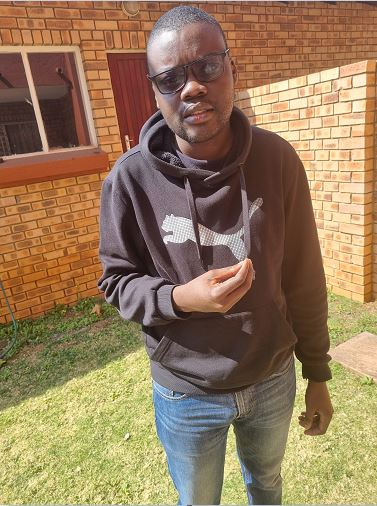
#> input picture My_Image.jpg, 377 x 506 px
$ python Canny_Edge_Detection.py
#> lines starting #> are read from the running program, lines starting #| are printed output that depends on the picture
import cv2
import numpy as np

image = cv2.imread('My_Image.jpg')
#> image is the input picture: shape (506, 377, 3); mean B, G, R 91.3, 122.2, 149

# Convert to graycsale
img_gray = cv2.cvtColor(image, cv2.COLOR_BGR2GRAY)
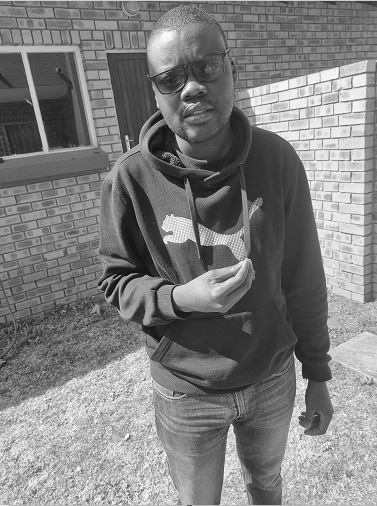
#> img_gray: shape (506, 377); min 2, max 255, mean 126.7
# Blur the image for better edge detection
img_blur = cv2.GaussianBlur(img_gray, (3,3), 0)

# Canny Edge Detection
cv2.imshow('My Image', image)
#cv2.waitKey(0)

Canny_Edge_Image = cv2.Canny(image=img_blur, threshold1=100, threshold2=200) # Canny Edge Detection
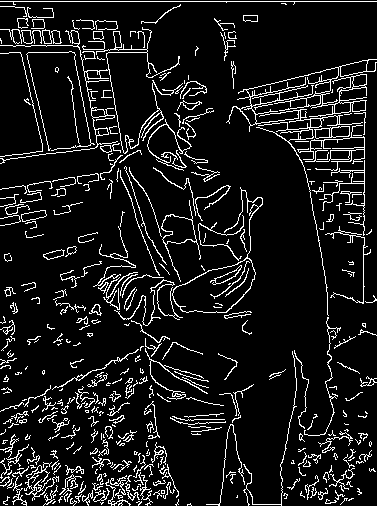
#> Canny_Edge_Image: shape (506, 377); 9.7% white in thin lines or dots
# Display Canny Edge Detection Image
cv2.imshow('Canny Edge Detection', Canny_Edge_Image)
cv2.waitKey(0)

filename = 'Canny_Edge_Image.jpg'

cv2.imwrite(filename, Canny_Edge_Image)
cv2.destroyAllWindows()
